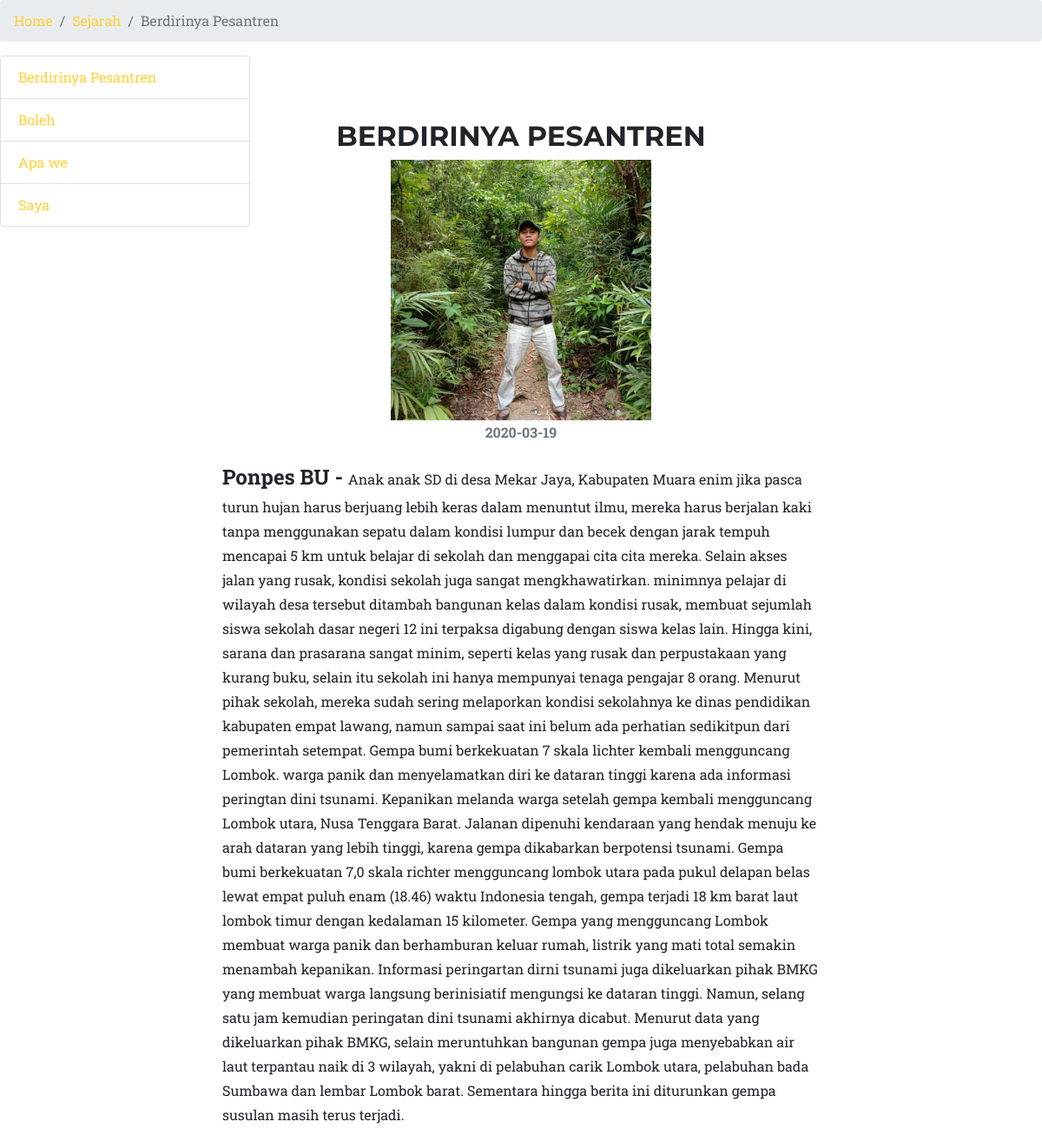
/admin/tambah_sejarah/detail/4, run on the app's committed database.
### tables this page shows
CREATE TABLE IF NOT EXISTS `tb_sejarah` (
`id` int(5) NOT NULL,
  `nama` varchar(50) NOT NULL,
  `keterangan` mediumtext NOT NULL,
  `tanggal` date NOT NULL,
  `Foto` varchar(500) NOT NULL
);

### application/controllers/admin/tambah_sejarah.php (called while the page is built, shortened)
<?php
class Tambah_sejarah extends CI_Controller
{
	public function detail($id){
		$data['detail'] = $this->berita_model->ambil_id_sejarah($id);
		$data['sejarah'] = $this->berita_model->get_data('tb_sejarah')->result();
		$this->load->view('user/detail',$data);
		$this->load->view('templates_user/header');
	}
}
?>

### index.php (called while the page is built, shortened)
<?php
require_once BASEPATH.'core/CodeIgniter.php';

### application/models/berita_model.php (called while the page is built, shortened)
<?php
class Berita_model extends CI_Model
{
	public function get_data($table)
	{
		return $this->db->get($table);
	}
	public function ambil_id_sejarah($id){
		$hasil = $this->db->where('id',$id)->get('tb_sejarah');
		if ($hasil->num_rows() > 0) {
			return $hasil->result();
		}else{
			return false;
		}
	}
}
 ?>

### application/views/user/detail.php (the view, shortened to what this page needs)
 <div class="main-content">
<nav aria-label="breadcrumb">
    <?php foreach($detail as $dr) : ?>
  <ol class="breadcrumb">
    <li class="breadcrumb-item"><a href="<?php echo base_url('dashboard') ?>">Home</a></li>
    <li class="breadcrumb-item"><a href="#">Sejarah</a></li>
    <li class="breadcrumb-item active" aria-current="page"><?php echo $dr->nama ?></li>
  </ol>
  <?php endforeach; ?>
</nav>
<div class="row">
  <div class="col-sm-2">
    <div class="card" style="width: 18rem;">
        <?php foreach ($sejarah as $sh) : ?>
      <ul class="list-group list-group-flush">
        <a href="<?php echo base_url('admin/tambah_sejarah/detail/').$sh->id ?>"><li class="list-group-item" value="<?php echo $sh->nama ?>"><?php echo $sh->nama ?></li></a>
      </ul>
        <?php endforeach; ?>
    </div>
  </div>
  <div class="col-sm-8">
     <?php foreach($detail as $dr) : ?>
    <div class="row">
            <div class="row m-5">
                <div class="col-md-20">
                        <div class="modal-body">
                        <center><h2 class="text-uppercase" value="<?php echo $dr->nama ?>"><?php echo $dr->nama ?></h2></center>
                        <img class="img-fluid d-block mx-auto" width="300px" height="300px" src="<?php echo base_url().'assets/upload/'.$dr->Foto ?>" alt="" />
                        <center><b><p class="item-intro text-muted" value="<?php echo $dr->tanggal ?>"><?php echo $dr->tanggal ?></p></b></center>
                        <p><b><font size="5">Ponpes BU - </font></b><?php echo $dr->keterangan ?></p>
                        </div>
                </div>
            </div>
    <?php endforeach; ?>
    </div>
</div>

### application/views/user/detail.php (style rules this page uses)
.row { margin-top: 10px; margin-bottom: 20px; margin-left: 50px; margin-right: 65px; }

### application/views/templates_user/header.php (style rules this page uses)
html, body { margin: 0; padding: 0; }
* { box-sizing: border-box; }

### data on the page
tb_sejarah: nama "Berdirinya Pesantren", nama "BERDIRINYA PESANTREN", Foto (picture), tanggal "2020-03-19", keterangan "Anak anak SD di desa Mekar Jaya, Kabupaten Muara enim jika pasca turun hujan harus berjuang lebih keras dalam menuntut ilmu, mereka harus berjalan kaki tanpa menggunakan sepatu dalam kondisi lumpur dan becek dengan jarak tempuh mencapai 5 km untuk belajar di sekolah dan menggapai cita cita mereka. Selain akses jalan yang rusak, kondisi sekolah juga sangat mengkhawatirkan. minimnya pelajar di wilayah desa tersebut ditambah bangunan kelas dalam kondisi rusak, membuat sejumlah siswa sekolah dasar negeri 12 ini terpaksa digabung dengan siswa kelas lain. Hingga kini, sarana dan prasarana sangat minim, seperti kelas yang rusak dan perpustakaan yang kurang buku, selain itu sekolah ini hanya…"
tb_sejarah: nama "Boleh"
tb_sejarah: nama "Apa we"
tb_sejarah: nama "Saya"
